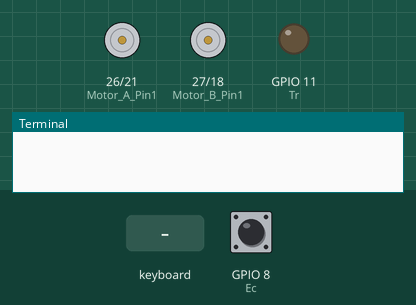
Simulated run of this program. Board: Raspberry Pi (BCM pin numbers). On the bench: motor-driver pin pairs drawn as motors (green arrow = first pin HIGH = forward, orange = second pin HIGH = backward, longer = more drive, scaled by the enable pin), output pins drawn as LEDs (lit = HIGH), the last lines printed to the terminal. The inputs (shaded band) are chosen by the test bench; at power-on: GPIO 8 (Ec) LOW. The clock reads 2024-03-15 10:24:30 at power-on unless the program sets it.

Above: at 1.6 s.
1.7 s: key "a" typed on the keyboard
3.2 s: GPIO 8 (Ec) pulsed HIGH 2 times (0.12 s each, 0.3 s apart)
5.3 s: key right typed on the keyboard
At 5.8 s:
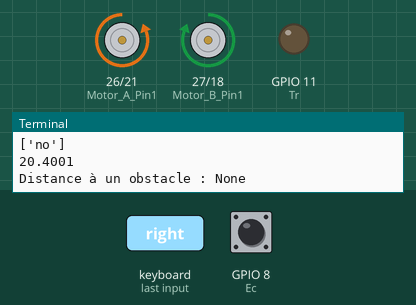
6.8 s: key left typed on the keyboard
At 8.0 s:
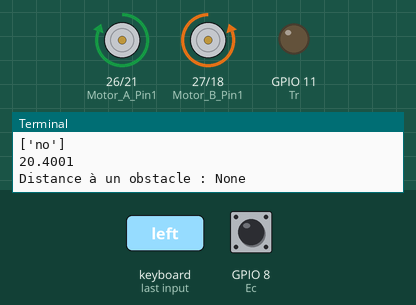
8.3 s: key up typed on the keyboard
At 9.3 s:
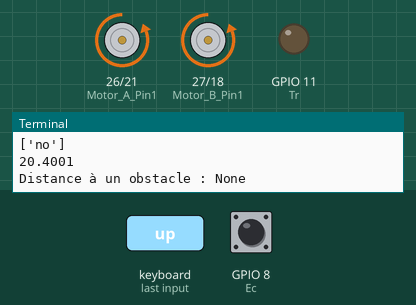
9.8 s: key down typed on the keyboard
At 10.4 s:
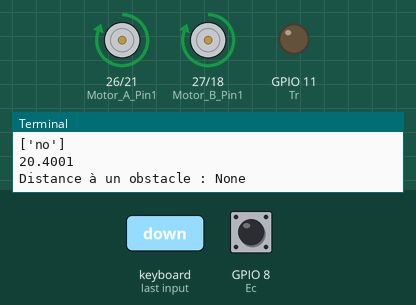
Timing chart, 0 to 12.3 s (numbered marks = the images above; inputs shaded):
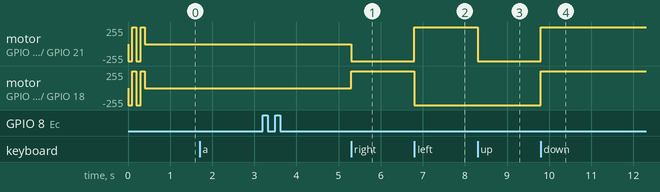

Measured:
- after the input at 5.3 s, motor on GPIO 26 (Motor_A_Pin1) / GPIO 21 (Motor_A_Pin2): stopped → backward 255/255 at once; motor on GPIO 27 (Motor_B_Pin1) / GPIO 18 (Motor_B_Pin2): stopped → forward 255/255 at once
- after the input at 6.8 s, motor on GPIO 26 (Motor_A_Pin1) / GPIO 21 (Motor_A_Pin2): backward 255/255 → forward 255/255 at once; motor on GPIO 27 (Motor_B_Pin1) / GPIO 18 (Motor_B_Pin2): forward 255/255 → backward 255/255 at once
- after the input at 8.3 s, motor on GPIO 26 (Motor_A_Pin1) / GPIO 21 (Motor_A_Pin2): forward 255/255 → backward 255/255 at once
- after the input at 9.8 s, motor on GPIO 26 (Motor_A_Pin1) / GPIO 21 (Motor_A_Pin2), motor on GPIO 27 (Motor_B_Pin1) / GPIO 18 (Motor_B_Pin2): backward 255/255 → forward 255/255 at once

The program:

move_keyboard.py
```python
import time
import RPi.GPIO as GPIO
import keyboard
import ultra

Motor_A_EN    = 4 ;  Motor_A_Pin1  = 26 ; Motor_A_Pin2  = 21
Motor_B_EN    = 17 ;  Motor_B_Pin1  = 27 ; Motor_B_Pin2  = 18

#GPIO.setmode(GPIO.BCM)

Dir_forward   = 1
Dir_backward  = 0
left_forward  = 1
left_backward = 0
right_forward = 1
right_backward= 0

pwm_A = 0
pwm_B = 0

def ms():#Arrêt des moteurs (moteur stop)
	GPIO.output(Motor_A_Pin1, GPIO.LOW)
	GPIO.output(Motor_A_Pin2, GPIO.LOW)
	GPIO.output(Motor_B_Pin1, GPIO.LOW)
	GPIO.output(Motor_B_Pin2, GPIO.LOW)
	GPIO.output(Motor_A_EN, GPIO.LOW)
	GPIO.output(Motor_B_EN, GPIO.LOW)


def setup():#Initialisation des moteurs
	global pwm_A, pwm_B
	GPIO.setwarnings(False)
	GPIO.setmode(GPIO.BCM)
	GPIO.setup(Motor_A_EN, GPIO.OUT)
	GPIO.setup(Motor_B_EN, GPIO.OUT)
	GPIO.setup(Motor_A_Pin1, GPIO.OUT)
	GPIO.setup(Motor_A_Pin2, GPIO.OUT)
	GPIO.setup(Motor_B_Pin1, GPIO.OUT)
	GPIO.setup(Motor_B_Pin2, GPIO.OUT)

	ms()
	try:
		pwm_A = GPIO.PWM(Motor_A_EN, 1000)
		pwm_B = GPIO.PWM(Motor_B_EN, 1000)
	except:
		pass


def motor_left(status, direction, speed):       #Moteur gauche rotation positive ou négative
	if status == 0: # stop
		GPIO.output(Motor_B_Pin1, GPIO.LOW)
		GPIO.output(Motor_B_Pin2, GPIO.LOW)
		GPIO.output(Motor_B_EN, GPIO.LOW)
	else:
		if direction == Dir_backward:
			GPIO.output(Motor_B_Pin1, GPIO.HIGH)
			GPIO.output(Motor_B_Pin2, GPIO.LOW)
			pwm_B.start(100)
			pwm_B.ChangeDutyCycle(speed)
		elif direction == Dir_forward:
			GPIO.output(Motor_B_Pin1, GPIO.LOW)
			GPIO.output(Motor_B_Pin2, GPIO.HIGH)
			pwm_B.start(0)
			pwm_B.ChangeDutyCycle(speed)


def motor_right(status, direction, speed):      #Moteur gauche rotation positive ou négative
	if status == 0: # stop
		GPIO.output(Motor_A_Pin1, GPIO.LOW)
		GPIO.output(Motor_A_Pin2, GPIO.LOW)
		GPIO.output(Motor_A_EN, GPIO.LOW)
	else:
		if direction == Dir_backward:
			GPIO.output(Motor_A_Pin1, GPIO.HIGH)
			GPIO.output(Motor_A_Pin2, GPIO.LOW)
			pwm_A.start(speed)
			pwm_A.ChangeDutyCycle(speed)
		elif direction == Dir_forward:
			GPIO.output(Motor_A_Pin1, GPIO.LOW)
			GPIO.output(Motor_A_Pin2, GPIO.HIGH)
			pwm_A.start(0)
			pwm_A.ChangeDutyCycle(speed)


def move(speed, direction, turn, radius=0.6):   # 0 < radius <= 1
	#speed = 100
	if direction == 'forward':
		if turn == 'right':
			motor_left(0, left_backward, int(speed*radius))
			motor_right(1, right_forward, speed)
		elif turn == 'left':
			motor_left(1, left_forward, speed)
			motor_right(0, right_backward, int(speed*radius))
		else:
			motor_left(1, left_forward, speed)
			motor_right(1, right_forward, speed)
	elif direction == 'backward':
		if turn == 'right':
			motor_left(0, left_forward, int(speed*radius))
			motor_right(1, right_backward, speed)
		elif turn == 'left':
			motor_left(1, left_backward, speed)
			motor_right(0, right_forward, int(speed*radius))
		else:
			motor_left(1, left_backward, speed)
			motor_right(1, right_backward, speed)
	elif direction == 'no':
		if turn == 'right':
			motor_left(1, left_backward, speed)
			motor_right(1, right_forward, speed)
		elif turn == 'left':
			motor_left(1, left_forward, speed)
			motor_right(1, right_backward, speed)
		else:
			ms()
	else:
		pass

def Avance(speed):
	motor_left(1, 1, speed)
	motor_right(1, 1, speed)

def Recule(speed):
	motor_left(1, 0, speed)
	motor_right(1, 0, speed)

def destroy():
	ms()
	GPIO.cleanup()             # Libère des ressources systèmes

if __name__ == '__main__':
	try:
		speed_set = 100
		setup()
		motor_left(1, 1, speed_set)
		motor_right(1, 1, speed_set)
		time.sleep(0.1)
		motor_left(1, 0, speed_set)
		motor_right(1, 0, speed_set)
		time.sleep(0.1)
		motor_left(1, 1, speed_set)
		motor_right(1, 1, speed_set)
		time.sleep(0.1)
		motor_left(1, 0, speed_set)
		motor_right(1, 0, speed_set)
		time.sleep(0.1)
	except KeyboardInterrupt:
		destroy()

ms()
speed = 100
direc = ['no']      #variable de type list pour pouvoir y accéder dans une fonction locale (global "var" pas encore trouvé)

while True :

	def Avancer():
		Avance(speed)
		direc[0] = 'forward'
	keyboard.add_hotkey('up', Avancer)

	def Reculer():
		Recule(speed)
		direc[0] = 'backward'
	keyboard.add_hotkey('down', Reculer)

	def Pause():
		ms()
		direc[0] = 'no'
	keyboard.add_hotkey('space', Pause)

	def Gauche():
		move(speed,direc[0],'left',radius=0.3)
	keyboard.add_hotkey('left', Gauche)

	def Droite():
		move(speed,direc[0],'right',radius=0.3)
	keyboard.add_hotkey('right', Droite)

	def Arrêt():
		ms()
		exit()
	keyboard.add_hotkey('alt', Arrêt)

	def Affiche():
		print('Vitesse :', speed)
		print(direc)
		print('Distance à un obstacle :',ultra.checkdist())
	keyboard.add_hotkey('a', Affiche)

	keyboard.wait()


"""
while running:

	if bd[1,0].is_pressed==True:
			Avance(100)
			direc[0]='forward'
	elif bd[1,2].is_pressed==True:
			Recule(100)
			direc[0]='backward'

	elif bd[0,1].is_pressed==True:
			move(speed,direc[0],'left',radius=0.5)
	elif bd[2,1].is_pressed==True:
			move(speed,direc[0],'right',radius=0.5)

	elif bd[1,1].is_pressed==True:
            ms()
            direc[0]='no'

	elif bd[0,0].is_pressed:
		ms()
		running=False

	if bd[2,0].when_released:
            LED.led.colorWipe(LED.Color(Couleurs[indice][0],Couleurs[indice][1],Couleurs[indice][2]))
            if indice==5:
                indice=0
            else:
                indice+=1
"""
"""elif bd[1,1].is_double_press==True:
arret()"""
"""
bd.stop()
print("") ; print('The Bluetooth server has been stopped.') ; print('See you soon ;)')
exit()"""
```

ultra.py
```python
import RPi.GPIO as GPIO
import time

Tr=11
Ec=8

def checkdist(): # Fonction permettant de calculer la distance à un obstacle
    GPIO.setwarnings(False) #
    GPIO.setmode(GPIO.BCM)
    GPIO.setup(Tr, GPIO.OUT,initial=GPIO.LOW)
    GPIO.setup(Ec, GPIO.IN)
    GPIO.output(Tr, GPIO.HIGH)
    time.sleep(0.000015)
    GPIO.output(Tr, GPIO.LOW)
    while not GPIO.input(Ec):  # Lorsque le signal n'est pas reçu (pas d'obstacle)
        pass
    t1 = time.time() #Calcule le temps passé dans la boucle
    while GPIO.input(Ec):
        pass
    t2 = time.time()
    print(round((t2-t1)*340/2,4)) # calcul de la distance à l'aide d'une formule à partir du temps et de la vitesse (arrondi à 4 chiffres après la virgule)
```
